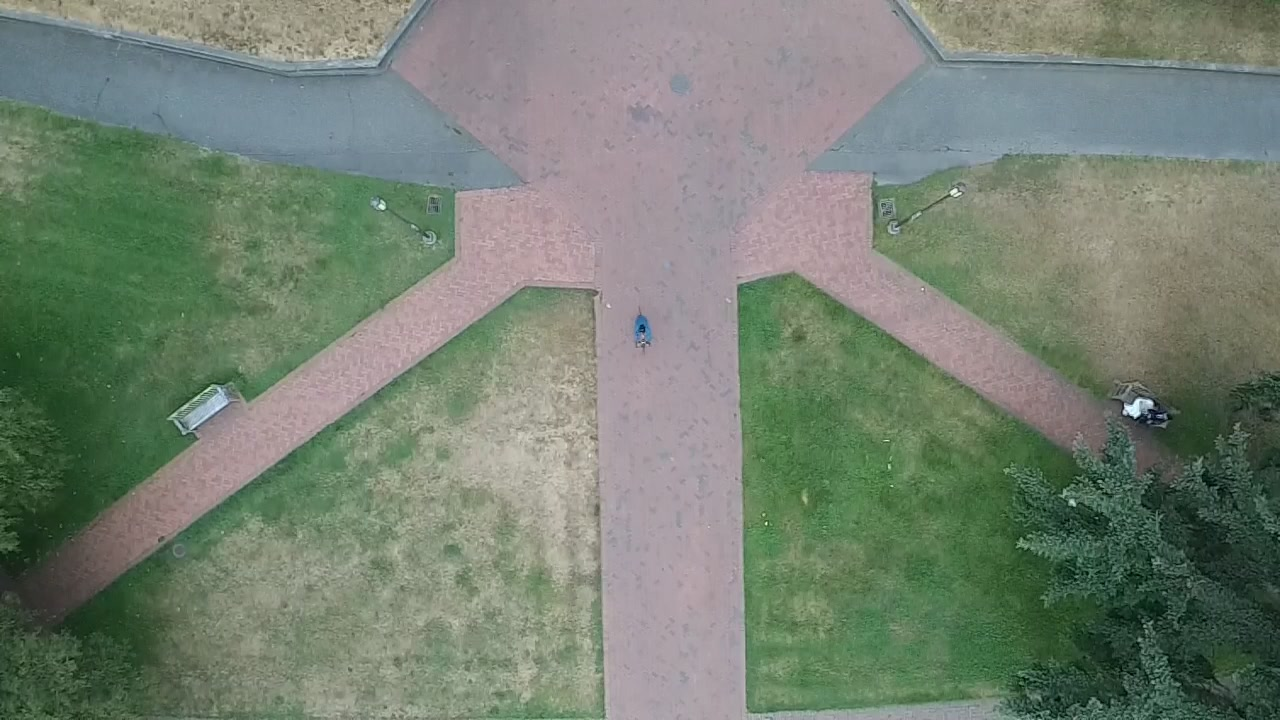
//> input picture data/images/041007_017.jpg, 1280 x 720 px
$ ./main   (built with g++ and OpenCV 4)
//> lines starting //> are read from the running program, lines starting //| are printed output that depends on the picture; after the words box and inside, x2 and y2 are one past the last pixel; in counts of white or black regions, pixels touching at a corner belong together
#include <iostream>
#include "opencv2/highgui.hpp"
#include "opencv2/imgproc.hpp"
#include "string"
#include <iostream>
#include "cmath"
#include <algorithm>

const bool SIMULATE = true;
using namespace cv;
using namespace std;

typedef struct{
    int posX;
    int posY;
    int radius;
    string id;
    float confidence;
}landingZone;

typedef struct{
    int posX;
    int posY;
    int safety_radius;
    string id;
}obstacle;

enum RiskLevel{
    ZERO=0,
    LOW=10,
    MEDIUM=20,
    HIGH=40,
    VERY_HIGH=150
};

unordered_map <std::string, RiskLevel> seg_classes({
                                  {"unlabeled",     RiskLevel::ZERO},
                                  {"pavedArea",     RiskLevel::LOW},
                                  {"dirt",          RiskLevel::ZERO},
                                  {"gravel",          RiskLevel::LOW},
                                  {"grass",         RiskLevel::ZERO},
                                  {"water",         RiskLevel::HIGH},
                                  {"rocks",         RiskLevel::MEDIUM},
                                  {"pool",          RiskLevel::HIGH},
                                  {"lowVegetation", RiskLevel::ZERO},
                                  {"roof",          RiskLevel::HIGH},
                                  {"wall",          RiskLevel::HIGH},
                                  {"window",        RiskLevel::HIGH},
                                  {"door",          RiskLevel::HIGH},
                                  {"fence",         RiskLevel::HIGH},
                                  {"fencePole",     RiskLevel::HIGH},
                                  {"person",        RiskLevel::VERY_HIGH},
                                  {"animal",        RiskLevel::VERY_HIGH},
                                  {"car",           RiskLevel::VERY_HIGH},
                                  {"bike",          RiskLevel::VERY_HIGH},
                                  {"tree",          RiskLevel::HIGH},
                                  {"baldTree",      RiskLevel::HIGH},
                                  {"arMarker",      RiskLevel::ZERO},
                                  {"obstacle",      RiskLevel::HIGH},
                                  {"conflicting",   RiskLevel::HIGH},
                                  {"background",    RiskLevel::ZERO},
                                  {"drone",         RiskLevel::MEDIUM},
                                  {"boat",          RiskLevel::MEDIUM},
                                  {"construction",  RiskLevel::HIGH},
                                  {"vegetation",    RiskLevel::LOW},
                                  {"road",          RiskLevel::LOW},
                                  {"sky",           RiskLevel::VERY_HIGH}
                          });

array <RiskLevel,24> labels {
    seg_classes.at("unlabeled"),
    seg_classes.at("pavedArea"),
    seg_classes.at("dirt"),
    seg_classes.at("grass"),
    seg_classes.at("gravel"),
    seg_classes.at("water"),
    seg_classes.at("rocks"),
    seg_classes.at("pool"),
    seg_classes.at("lowVegetation"),
    seg_classes.at("roof"),
    seg_classes.at("wall"),
    seg_classes.at("window"),
    seg_classes.at("door"),
    seg_classes.at("fence"),
    seg_classes.at("fencePole"),
    seg_classes.at("person"),
    seg_classes.at("animal"),
    seg_classes.at("car"),
    seg_classes.at("bike"),
    seg_classes.at("tree"),
    seg_classes.at("baldTree"),
    seg_classes.at("arMarker"),
    seg_classes.at("obstacle"),
    seg_classes.at("conflicting")
};


class LzFinder {
public:
    string dataset;
    LzFinder(const string& dataset);
    static Mat draw_lzs(const Mat& img, vector<landingZone> proposed_lzs);
    vector<landingZone> get_landing_zone_proposals(const vector<obstacle>& obstacles, const int& stride, const int& r_landing,const Mat& img,const string& id);
    Mat get_risk_map(Mat const&  seg_img, int gaussian_sigma=250);
    void rank_lzs(vector<landingZone>& lzs,const Mat& risk_map,float weight_dist=3.0,float weight_risk=15.0);

private:
    int circles_intersect(float x1,float x2, float y1, float y2, float r1, float r2);
    void check_safety_requirements(landingZone & proposed_lzs, const vector<obstacle>& obstacles);
    static double get_norm_dist(const Mat& img,const Point& coordinates);
    double eval_risk_lz(const landingZone& lz, Mat risk_map);

    static bool compare_by_confidence(const landingZone &a, const landingZone &b);
};

LzFinder::LzFinder(const string& dataset) {
    this->dataset=dataset;
};
int LzFinder::circles_intersect(float x1, float x2, float y1, float y2, float r1, float r2) {
    auto d = sqrt(pow((x1 - x2),2) + pow((y1 - y2),2));
    if (d < (r1 - r2)){
        // C2 is in C1
        return -3;
    }
    if (d < (r2-r1)){
        // C1 is in C2
        return -2;
    }
    if (d>(r1+r2)){
        // Circumference of C1 and C2 overlap
        return 0;
    }
    else {
        // Circles do not overlap
        return -1;
    }
}
vector<landingZone > LzFinder::get_landing_zone_proposals(const vector<obstacle> &obstacles, const int &stride,
                                                          const int &r_landing, const Mat &img, const string &id) {
    vector<landingZone> proposed_lzs;
    for (auto y=0;y<img.rows;y+=stride){
        for (auto x=0;x<img.cols;x+=stride){
            landingZone lz ={ x, y, r_landing, id, NAN};
            this->check_safety_requirements(lz,obstacles);
            proposed_lzs.push_back(lz);
        }
    }
    return proposed_lzs;
}
Mat LzFinder::draw_lzs(const Mat &img, vector<landingZone> proposed_lzs) {
    Mat img_annotated = img;
    for(landingZone lz: proposed_lzs){
        if (lz.confidence==0){
            circle( img_annotated, Point( lz.posX, lz.posY ), lz.radius, Scalar( 0, 0, 255 ), 1, -1 );
        }
        else{
            circle( img_annotated, Point( lz.posX, lz.posY ), lz.radius, Scalar( 0, 255, 0 ), 1, -1 );
        }
    }
    return img_annotated;
}

void LzFinder::check_safety_requirements(landingZone &lz, const vector<obstacle> &obstacles) {
    for(auto ob : obstacles)
    {
        int touch = LzFinder::circles_intersect(lz.posX,ob.posX,lz.posY,ob.posY,lz.radius,ob.safety_radius);
        if (touch<0){
            lz.confidence=0;
        }
    }
}

double LzFinder::get_norm_dist(const Mat &img, const Point& coordinates) {
    double furthestDist = hypot(img.cols/2,img.rows/2);
    Point center{img.cols/2,img.rows/2};
    Point2f diff = coordinates - center;
    double dist = cv::sqrt(diff.x*diff.x + diff.y*diff.y);
    double norm_dist = 1- abs(dist/furthestDist);
    return norm_dist;
}

Mat LzFinder::get_risk_map(Mat const& seg_img, int gaussian_sigma) {
    Mat risk_map;
    if(seg_img.depth()!=1){
        vector<Mat> channels;
        split(seg_img,channels);
        risk_map = channels[0];
    }
    else{
        risk_map = seg_img.clone();
    }
    for (auto i=0; i<labels.size(); i++) {
        // TODO: use cv::LUT() method for faster implementation
        risk_map.setTo(labels[i],risk_map==i);
    }
    GaussianBlur(risk_map, risk_map, Size(51, 51), gaussian_sigma);
    normalize(risk_map, risk_map, 0, 255, cv::NORM_MINMAX);
    return risk_map;
}

double LzFinder::eval_risk_lz(const landingZone &lz, Mat risk_map) {
    Mat crop;
    Mat mask(risk_map.rows, risk_map.cols, CV_8UC1, Scalar(0));
    circle(mask,Point(lz.posX,lz.posY),lz.radius,Scalar(255),-1);
    bitwise_and(risk_map,mask,crop);
    double risk = sum(crop)[0];
    double areaLz = M_PI*pow(lz.radius,2);
    return risk/(areaLz*255);
}

void LzFinder::rank_lzs(vector<landingZone>& lzs, const Mat& risk_map, float weight_dist, float weight_risk) {

    for (auto& lz: lzs){
        if (isnan(lz.confidence)){
            double risk = this->eval_risk_lz(lz,risk_map);
            double dist = this->get_norm_dist(risk_map,Point(lz.posX,lz.posY));
            lz.confidence = float (weight_dist*dist+weight_risk*risk)/(weight_dist+weight_risk);
        }
    }
    sort(lzs.begin(),lzs.end(),this->compare_by_confidence);
}

bool LzFinder::compare_by_confidence(const landingZone& a, const landingZone& b)
{
    return a.confidence < b.confidence;
}

int main( int /*argc*/, char** /*argv*/ )
{
    cout<< labels[0] << endl;
    LzFinder lz_finder("test");
    obstacle testObstacle{500,500,70,"human"};
    vector<obstacle > obstacles{testObstacle};

    std::string image_path = samples::findFile("/home/kubitz/CLionProjects/FYPLanding/data/images/041007_017.jpg");
    Mat img = imread(image_path, IMREAD_COLOR);
//> img is the input picture: 720 rows x 1280 cols, CV_8UC3; mean B, G, R 114, 129, 117.2
    Mat seg_img = imread("/home/kubitz/CLionProjects/FYPLanding/data/masks/041007_017_mask.jpg", IMREAD_COLOR);
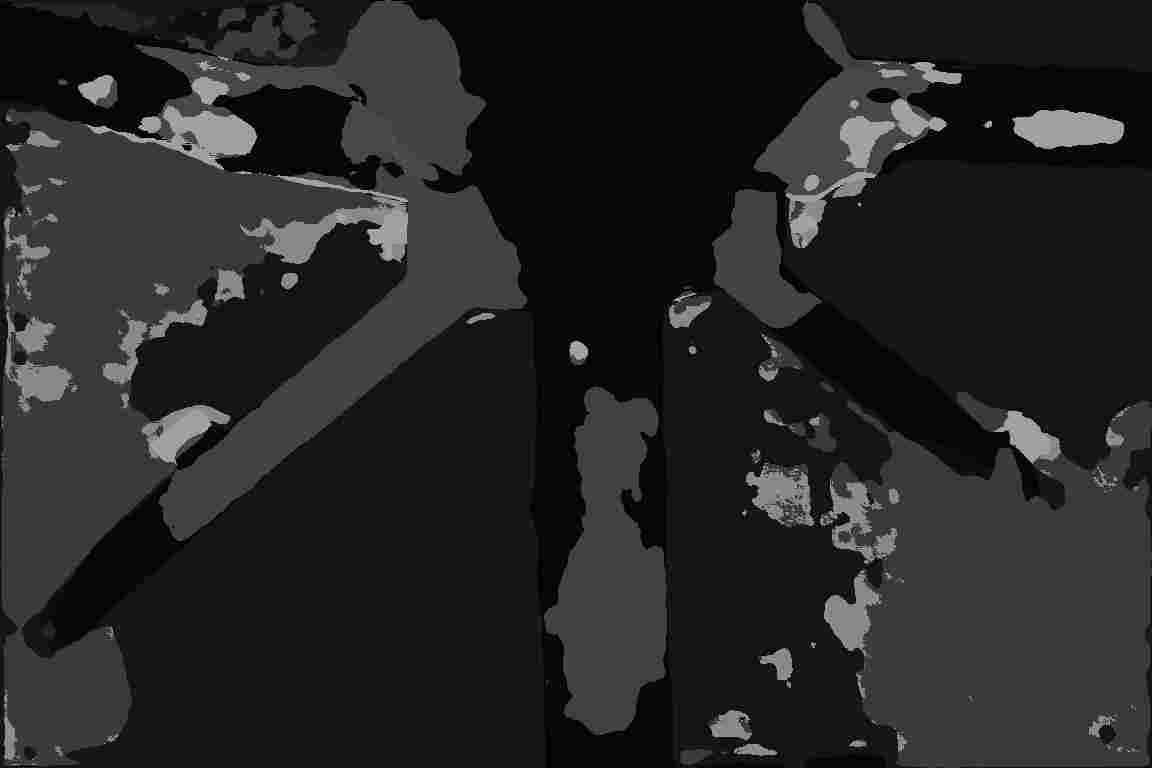
//> input picture data/masks/041007_017_mask.jpg, 1152 x 768 px
//> seg_img is the input picture: 768 rows x 1152 cols, CV_8UC3; min 0, max 35, mean 5.2

    if(img.empty())
    {
        std::cout << "Could not read the image: " << image_path << std::endl;
        return 1;
    }
    if(seg_img.empty())
    {
        std::cout << "Could not read the image: " << image_path << std::endl;
        return 1;
    }
    vector<landingZone > lzs_proposed = lz_finder.get_landing_zone_proposals(obstacles,100,100,img,"test");
//> lzs_proposed = 104 items
    Mat annotated_img = lz_finder.draw_lzs(img,lzs_proposed);
//> the loop in draw_lzs, `for(landingZone lz: proposed_lzs)` made 104 passes
//> after the loop in draw_lzs, `for(landingZone lz: proposed_lzs)`:
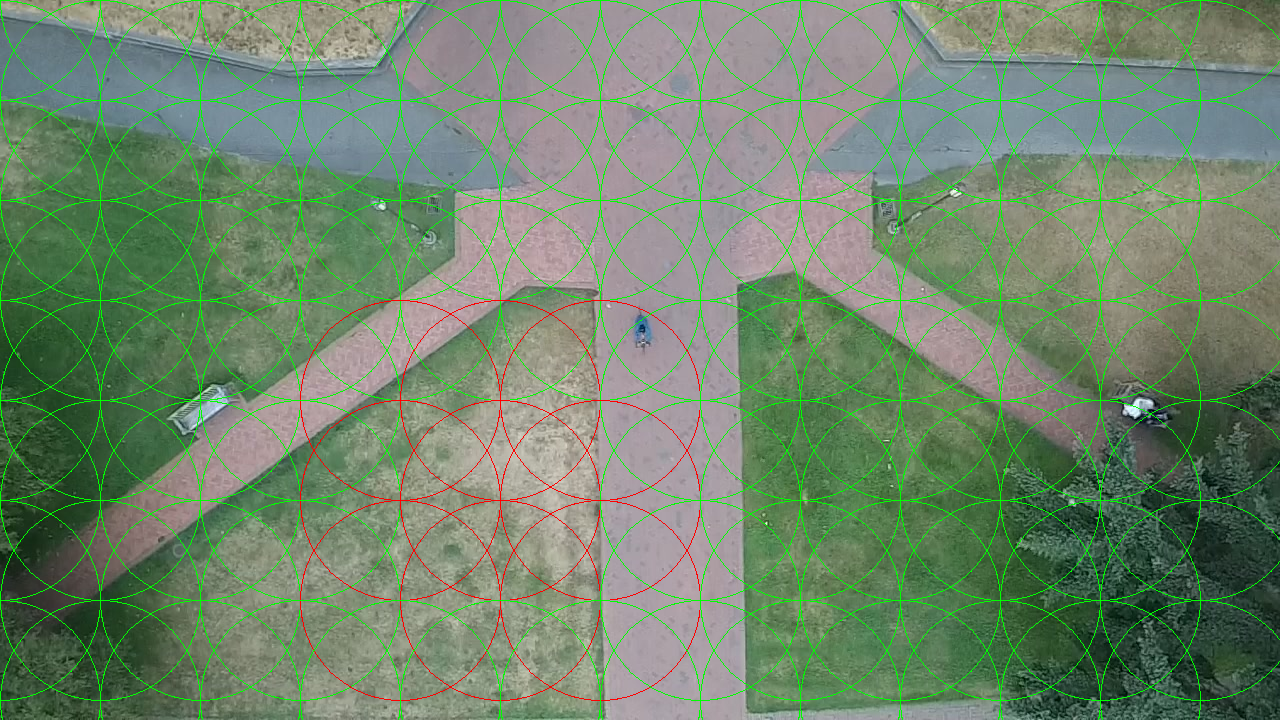
//> img_annotated: 720 rows x 1280 cols, CV_8UC3; 5.09% of pixels changed, all inside (x1, y1, x2, y2) = (0, 0, 1280, 720)
    Mat risk_map=lz_finder.get_risk_map(seg_img);
    lz_finder.rank_lzs(lzs_proposed,risk_map);
//> the loop in rank_lzs, `for (auto& lz: lzs)` made 104 passes
//> (lz.confidence, risk in eval_risk_lz, risk, diff in get_norm_dist, dist in get_norm_dist, norm_dist in get_norm_dist, dist) on passes 2 to 11: (0.238, 2097195, 0.262, Point(-476, -384), 611.6, 0.117, 0.117), (0.195, 1516861, 0.189, Point(-376, -384), 537.4, 0.224, 0.224), (0.216, 1568522, 0.196, Point(-276, -384), 472.9, 0.317, 0.317), (0.298, 2237524, 0.279, Point(-176, -384), 422.4, 0.39, 0.39), (0.346, 2628998, 0.328, Point(-76, -384), 391.4, 0.435, 0.435), (0.354, 2687530, 0.335, Point(24, -384), 384.7, 0.444, 0.444), (0.348, 2678309, 0.334, Point(124, -384), 403.5, 0.417, 0.417), (0.272, 2036963, 0.254, Point(224, -384), 444.6, 0.358, 0.358), (0.149, 991797, 0.124, Point(324, -384), 502.4, 0.274, 0.274), (0.0946, 631477, 0.0788, Point(424, -384), 572, 0.174, 0.174)
//> (risk in eval_risk_lz, risk, diff in get_norm_dist, dist in get_norm_dist, dist, lz.confidence) on pass 1: (1227638, 0.153, Point(-576, -384), 692.3, -3.5e-08, 0.128)
//> pass 3, in eval_risk_lz (call 3), `bitwise_and(risk_map,mask,crop);`:
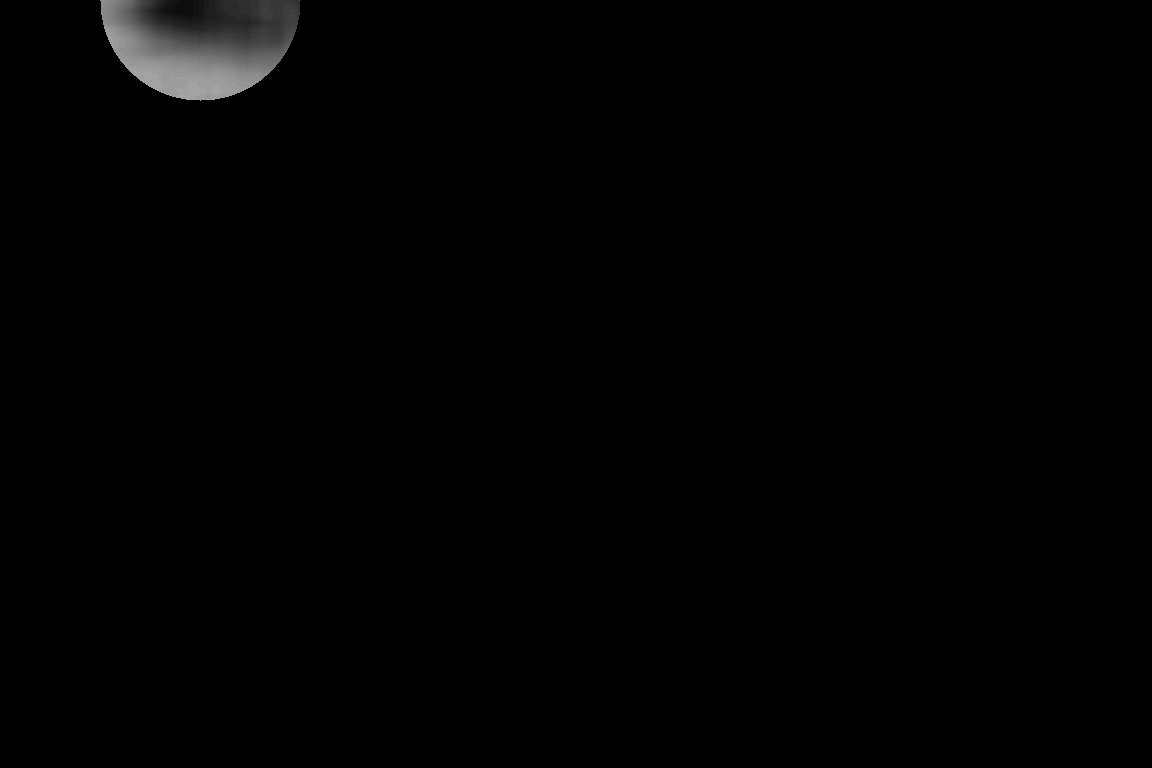
//> crop: 768 rows x 1152 cols, CV_8UC1; min 0, max 166, mean 1.7
    applyColorMap(risk_map,risk_map,COLORMAP_JET);
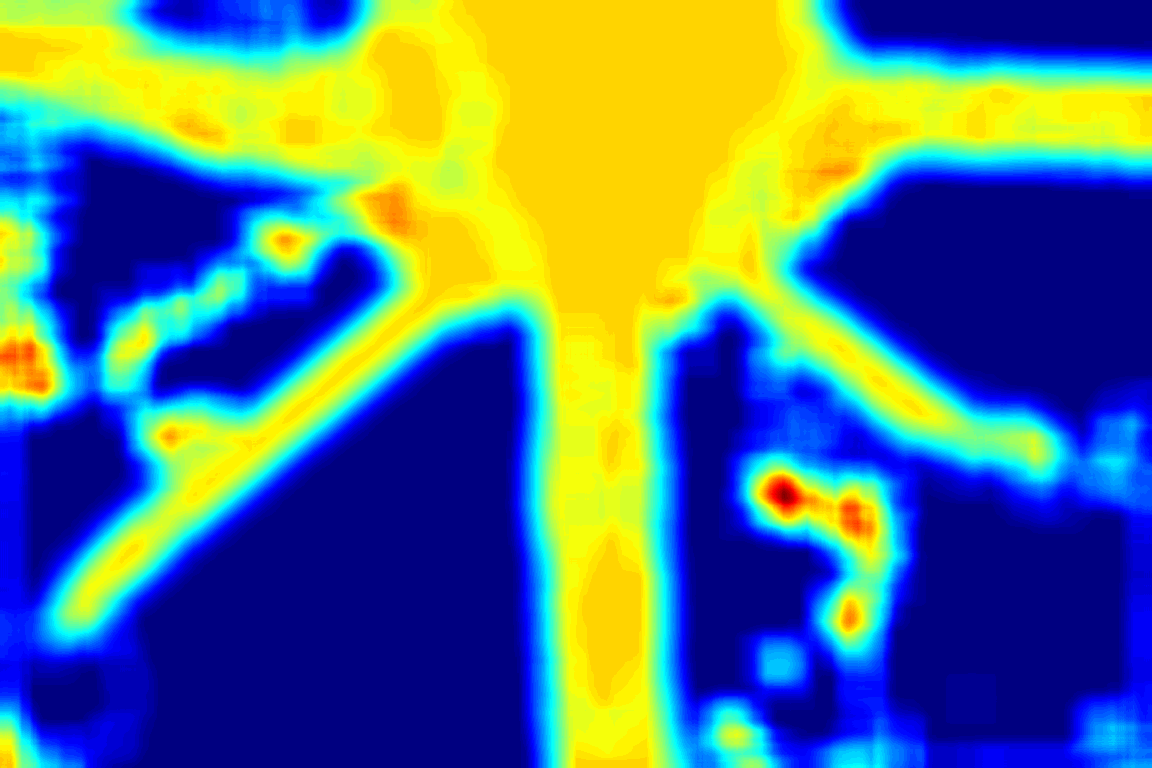
//> risk_map: 768 rows x 1152 cols, CV_8UC3; mean B, G, R 127.8, 116.6, 82.5
    imshow("Display window", img);
    imshow("risk_map",risk_map);
    int k = waitKey(0); // Wait for a keystroke in the window
//> the space key is pressed


    return 0;
}
